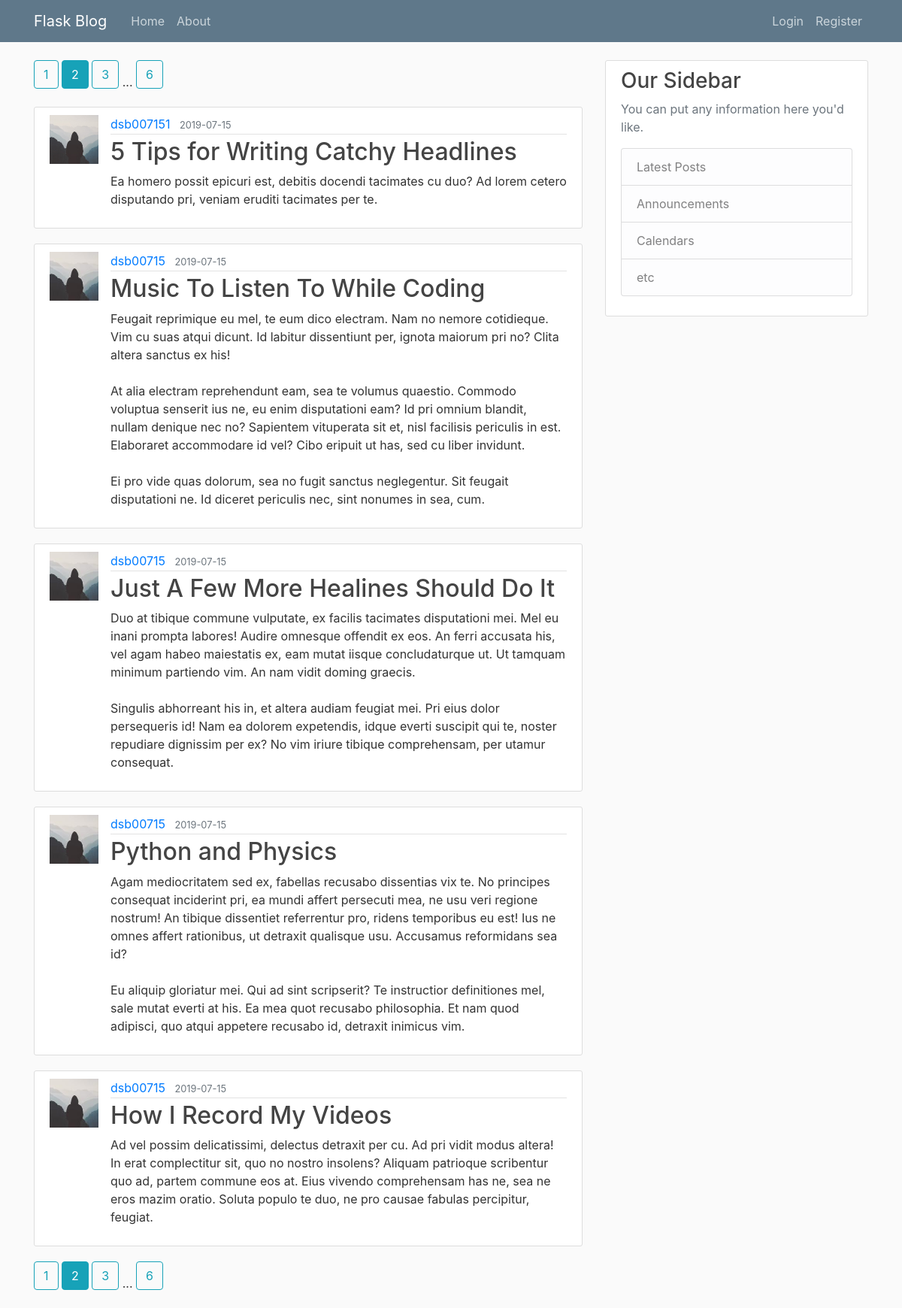
The page /home?page=2 on the database its author committed.
### app/models.py (models this page shows, shortened)
class Post(_db.Model):
    id = _db.Column(_db.Integer, primary_key=True)
    title = _db.Column(_db.String(100), nullable=False)
    date_posted = _db.Column(_db.DateTime, nullable=False, default=datetime.utcnow)
    content = _db.Column(_db.Text, nullable=False)
    user_id = _db.Column(_db.Integer, _db.ForeignKey('user.id'), nullable=False)

class User(_db.Model, UserMixin):
    id = _db.Column(_db.Integer, primary_key=True)
    username = _db.Column(_db.String(20), unique=True, nullable=False)
    email = _db.Column(_db.String(120), unique=True, nullable=False)
    image_file = _db.Column(_db.String(20), default='default.jpg')
    password = _db.Column(_db.String(60), nullable=False)
    posts = _db.relationship('Post', backref='author', lazy=True)

### app/routes.py (the view)
@app.route('/')
@app.route('/home')
def home_page():
    page = request.args.get('page', 1, type=int)
    posts = Post.query.order_by(Post.date_posted.desc()).paginate(page=page, per_page=5)
    return render_template('home.html', posts=posts)

### app/templates/home.html
<!DOCTYPE html>
{% extends "layout.html" %}
{% block content %}
    {% include "pagination.html" %}
    {% for post in posts.items %}
        <article class="media content-section">
            <img class="rounder-circle article-img"
                 src="{{ url_for('static', filename='profile_pics/' + post.author.image_file) }}" alt="">
            <div class="media-body">
                <div class="article-metadata">
                    <a class="mr-2" href="{{ url_for('user_post', username=post.author.username) }}">{{ post.author.username }}</a>
                    <small class="text-muted">{{ post.date_posted.strftime('%Y-%m-%d') }}</small>
                </div>
                <h2><a class="article-title" href="{{ url_for('post', post_id=post.id) }}">{{ post.title }}</a></h2>
                <p class="article-content">{{ post.content }}</p>
            </div>
        </article>
    {% endfor %}
    {% include "pagination.html" %}
{% endblock content %}

### app/static/main.css (style rules this page uses)
body { background: #fafafa; color: #333333; margin-top: 5rem; }
h1, h2, h3, h4, h5, h6 { color: #444444; }
.content-section { background: #ffffff; padding: 10px 20px; border: 1px solid #dddddd; border-radius: 3px; margin-bottom: 20px; }
.article-title { color: #444444; }
.article-content { white-space: pre-line; }
.article-img { height: 65px; width: 65px; margin-right: 16px; }
.article-metadata { padding-bottom: 1px; margin-bottom: 4px; border-bottom: 1px solid #e3e3e3 }

### rows shown on the page
Post: image_file (placeholder picture), author.username "dsb007151", date_posted "2019-07-15", title "5 Tips for Writing Catchy Headlines", content "Ea homero possit epicuri est, debitis docendi tacimates cu duo? Ad lorem cetero disputando pri, veniam eruditi tacimates per te."
Post: image_file (picture), author.username "dsb00715", date_posted "2019-07-15", title "Music To Listen To While Coding", content "Feugait reprimique eu mel, te eum dico electram. Nam no nemore cotidieque. Vim cu suas atqui dicunt. Id labitur dissentiunt per, ignota maiorum pri no? Clita altera sanctus ex his! At alia electram reprehendunt eam, sea te volumus quaestio. Commodo voluptua senserit ius ne, eu enim disputationi eam? Id pri omnium blandit, nullam denique nec no? Sapientem vituperata sit et, nisl facilisis periculis in est. Elaboraret accommodare id vel? Cibo eripuit ut has, sed cu liber invidunt. Ei pro vide quas dolorum, sea no fugit sanctus neglegentur. Sit feugait disputationi ne. Id diceret periculis nec, sint nonumes in sea, cum."
Post: image_file (picture), author.username "dsb00715", date_posted "2019-07-15", title "Just A Few More Healines Should Do It", content "Duo at tibique commune vulputate, ex facilis tacimates disputationi mei. Mel eu inani prompta labores! Audire omnesque offendit ex eos. An ferri accusata his, vel agam habeo maiestatis ex, eam mutat iisque concludaturque ut. Ut tamquam minimum partiendo vim. An nam vidit doming graecis. Singulis abhorreant his in, et altera audiam feugiat mei. Pri eius dolor persequeris id! Nam ea dolorem expetendis, idque everti suscipit qui te, noster repudiare dignissim per ex? No vim iriure tibique comprehensam, per utamur consequat."
Post: image_file (picture), author.username "dsb00715", date_posted "2019-07-15", title "Python and Physics", content "Agam mediocritatem sed ex, fabellas recusabo dissentias vix te. No principes consequat inciderint pri, ea mundi affert persecuti mea, ne usu veri regione nostrum! An tibique dissentiet referrentur pro, ridens temporibus eu est! Ius ne omnes affert rationibus, ut detraxit qualisque usu. Accusamus reformidans sea id? Eu aliquip gloriatur mei. Qui ad sint scripserit? Te instructior definitiones mel, sale mutat everti at his. Ea mea quot recusabo philosophia. Et nam quod adipisci, quo atqui appetere recusabo id, detraxit inimicus vim."
Post: image_file (picture), author.username "dsb00715", date_posted "2019-07-15", title "How I Record My Videos", content "Ad vel possim delicatissimi, delectus detraxit per cu. Ad pri vidit modus altera! In erat complectitur sit, quo no nostro insolens? Aliquam patrioque scribentur quo ad, partem commune eos at. Eius vivendo comprehensam has ne, sea ne eros mazim oratio. Soluta populo te duo, ne pro causae fabulas percipitur, feugiat."

### other values the page prints
{{ page_num }} "1" "3" "6" "1" "3" "6"
{{ page_num }} "2" "2"
